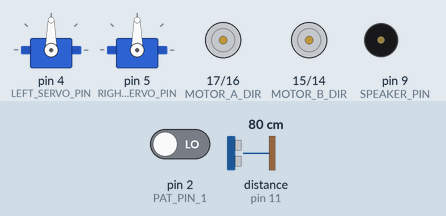
This sketch was run on a simulated Arduino Uno, built with avr-gcc and run on an emulated ATmega328P. Parts: 2 × servo, direction and speed pins drawn as motors (green arrow = direction pin HIGH = forward, orange = LOW = backward, longer = more drive), buzzer (waves = sounding). Wiring (inferred from the names in the program): ultrasonic range finder: trigger pin 12; echo pin 11. Inputs (shaded band) come from the test bench; at power-on: distance to the obstacle (sensor on pin 11) 80 cm, pin 2 (PAT_PIN_1) LOW. The echo pulse lasts 58.3 µs per cm; what the sketch prints to the serial monitor is not drawn.

Above: at 1.2 s.
1.3 s: distance to the obstacle (sensor on pin 11) set to 39 cm
3.5 s: distance to the obstacle (sensor on pin 11) set to 32 cm
At 8.1 s:
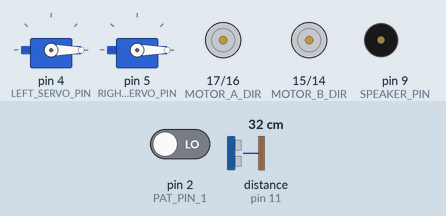
At 10.4 s:
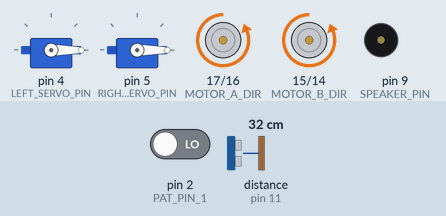
Timing chart, 0 to 20.0 s (numbered marks = the images above; inputs shaded):
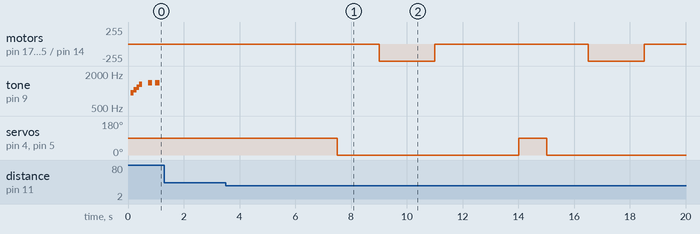

Measured:
- the behaviour switches between 37 and 36 cm on distance to the obstacle (sensor on pin 11) (found by bisection; images 0 and 1)
- after the input at 1.3 s, every drawn part: stays the same
- after the input at 3.5 s, motor on pin 17 (MOTOR_A_DIR) / pin 16 (MOTOR_A_PWM), motor on pin 15 (MOTOR_B_DIR) / pin 14 (MOTOR_B_PWM): alternates backward 255/255 for 2.0 s and stopped for 5.5 s, starting after 5.5 s; servo on pin 4 (LEFT_SERVO_PIN), servo on pin 5 (RIGHT_SERVO_PIN): 90° → 0° after 4.0 s, → 90° 6.5 s later, → 0° 1.0 s later
- by itself, tone on pin 9 (SPEAKER_PIN): plays 932 Hz for 0.10 s, 1046 Hz for 0.10 s, 1174 Hz for 0.10 s, 1318 Hz for 0.10 s, 1396 Hz for 0.15 s, 1396 Hz for 0.16 s

The sketch:

main.ino
```cpp
#include "ping.h"
#include "motors.h"
#include <Servo.h>
#include "ToneGeneration.h"
#include "PatRead.h"

#define BAUD_RATE 9600
#define FORWARD_SPEED 10
#define REVERSE_SPEED

//servo setup
#define LEFT_SERVO_HUG_POS 90
#define RIGHT_SERVO_HUG_POS 90
#define LEFT_SERVO_RELEASE_POS 0
#define RIGHT_SERVO_RELEASE_POS 0
#define LEFT_SERVO_PIN 4    //  D4, All digital write
#define RIGHT_SERVO_PIN 5   // D5

#define SPEAKER_PIN 9
#define PAT_PIN_1 2
#define PAT_PIN_2 3
#define HAPPY_LENGTH 9
#define L2 2


#define DRIVE_FWD_TIME 2000
#define HUG_TIME 1000
#define HUG_RELEASE_TIME 500
#define DRIVE_BACK_TIME 2000

#define PING_RECHECK_TIME 100

#define ECHO_PIN 11
#define TRIGGER_PIN 12


unsigned int happy[HAPPY_LENGTH][2]={
  {100, 45+15},
  {100, 47+15},
  {100, 49+15},
  {100, 51+15},
  {100, 53+15},
  {200, 0},
  {150, 54+15},
  {100, 0},
  {150, 54+15},
  };

unsigned int twoTone[L2][2]={
  {2, 47},
  {2, 47+8}
  };

Ping ping_sensor;
Servo leftServo;
Servo rightServo;
unsigned long int curTime;
bool stopMusic = true;

void setup() {
  Serial.begin(BAUD_RATE);
  // Motor Setup
  pinMode(MOTOR_B_DIR, OUTPUT);
  pinMode(MOTOR_B_PWM, OUTPUT);
  digitalWrite(MOTOR_B_DIR, LOW );
  digitalWrite(MOTOR_B_PWM, LOW );

  pinMode(MOTOR_A_DIR, OUTPUT);
  pinMode(MOTOR_A_PWM, OUTPUT);
  digitalWrite(MOTOR_A_DIR, LOW);
  digitalWrite(MOTOR_A_PWM, LOW);

  curTime = millis();

  ping_sensor.begin(TRIGGER_PIN, ECHO_PIN);
  // motorObj.motors(motorPwmPin, leftMotorDirPin, rightMotorDirPin);
  leftServo.attach(LEFT_SERVO_PIN); //digital pins
  rightServo.attach(RIGHT_SERVO_PIN);

  // Translate happy to frequencies
  for(int i = 0; i < HAPPY_LENGTH; i++){
      happy[i][1] = getPianoFreq(happy[i][1]);
    }
}

// 1 for move forward for 2 secs, hug, and back
// 2 for pat recieved, play sound and hug
static int state = 0;


void loop() {
  bool startPat = false;
  curTime = millis();

  // put your main code here, to run repeatedly
  if(wasPat(PAT_PIN_1, PAT_PIN_2)){
      Serial.println("Pat receieved.");
      stopMusic = false;
      startPat = true;
    }
  int index = makeTone(SPEAKER_PIN, happy, HAPPY_LENGTH, curTime, stopMusic);
  if(index == 0 && !startPat){
      stopMusic = true;
    }

  if(ping_sensor.distanceFilter()) {
    // Move forward
    motorForwardBack(1);
    delay(DRIVE_FWD_TIME);
    motorForwardBack(0);

    // Hug
    servo_hug();
    // Play audio clip
    delay(HUG_TIME);
    servo_release();
    delay(HUG_RELEASE_TIME);
    //return to original position
    motorForwardBack(-1);
    delay(DRIVE_BACK_TIME);
    motorForwardBack(0);
  }
 /*do pat sensor
  servo_hug();
    //PlayAudio
    delay(HUG_TIME);
    servo_release();
  }*/
}

void servo_hug(void) {
  leftServo.write(LEFT_SERVO_HUG_POS);
  rightServo.write(RIGHT_SERVO_HUG_POS);
}

void servo_release(void) {
  leftServo.write(LEFT_SERVO_RELEASE_POS);
  rightServo.write(RIGHT_SERVO_RELEASE_POS);
}
```

PatRead.cpp
```cpp
#include <Arduino.h>
#include "PatRead.h"

bool wasPat(unsigned int patPin1, unsigned int patPin2){
	static bool prevPat = false;
	bool curPat = (!digitalRead(patPin1) || !digitalRead(patPin2));
	if(curPat && !prevPat){
		prevPat = curPat;
		return true;
	}
	prevPat = curPat;
	return false;
}
```

PatRead.h
```cpp
// PatRead.h
// For the UCSC IEEE Hack-A-Bot 2018
// Created by Benjamin Swanson


// Defines


//Functions

// wasPat()
// Returns true if the bump sensor goes from not pat to pat.
bool wasPat(unsigned int patPin1, unsigned int patPin2);
```

ToneGeneration.c
```cpp
# include "ToneGeneration.h"

int makeTone(unsigned int speakerPin, unsigned int tones[][2], unsigned int tonesLength, unsigned long int curTime, boolean stopFlag){
  static unsigned long int curToneStartTime = 0;
  static unsigned long int curToneIndex = 0;

  // If duration has elapsed
  if(stopFlag){
    noTone(speakerPin);
    curToneIndex = 0;
    curToneStartTime = 0;
    return -1;
  }
  else if(curTime >= (curToneStartTime + tones[curToneIndex][0])){
      //Serial.print("hit\n");
      // Roll over curToneIndex
      curToneIndex += 1;
      if(curToneIndex >= tonesLength){
        curToneIndex = 0;
      }
      // Play next tone
      if(tones[curToneIndex][1] != 0){
        tone(speakerPin, tones[curToneIndex][1]);
      }else{
        noTone(speakerPin);
      }
      // Save time
      curToneStartTime = millis();
      return curToneIndex;
  }

  return -1;
}

unsigned int getPianoFreq(unsigned int key){
	double freq;

  if(key == 0){
    return 0;
  }

	freq = pow(2, ((double)key-49)/12);
	freq *= 440;
	return (unsigned int) freq;
}
```

ToneGeneration.cpp
```cpp
#include <Arduino.h>
# include "ToneGeneration.h"

int makeTone(unsigned int speakerPin, unsigned int tones[][2], unsigned int tonesLength, unsigned long int curTime, bool stopFlag){
  static unsigned long int curToneStartTime = 0;
  static unsigned long int curToneIndex = 0;

  // If duration has elapsed
  if(stopFlag){
    noTone(speakerPin);
    curToneIndex = 0;
    curToneStartTime = 0;
    return -1;
  }
  else if(curTime >= (curToneStartTime + tones[curToneIndex][0])){
      //Serial.print("hit\n");
      // Roll over curToneIndex
      curToneIndex += 1;
      if(curToneIndex >= tonesLength){
        curToneIndex = 0;
      }
      // Play next tone
      if(tones[curToneIndex][1] != 0){
        tone(speakerPin, tones[curToneIndex][1]);
      }else{
        noTone(speakerPin);
      }
      // Save time
      curToneStartTime = millis();
      return curToneIndex;
  }

  return -1;
}

unsigned int getPianoFreq(unsigned int key){
	double freq;

  if(key == 0){
    return 0;
  }

	freq = pow(2, ((double)key-49)/12);
	freq *= 440;
	return (unsigned int) freq;
}
```

ToneGeneration.h
```cpp
// ToneGeneration.h
// For the UCSC IEEE Hack-A-Bot 2018
// Created by Benjamin Swanson

// Defines


//Functions

// makeTone()
// Controls a speaker with an array of 2-D vectors that describe the
// duration and the frequency of a sequence of tones. tone[][0] is the durration
// in ms, tone[][1] is the frequency. This function should be run continuously.
// To stop the tone, set stopFlag to true.
// Returns the index of the tone it is playing when it changes, or -1 if the
// tone does not change.
int makeTone(unsigned int speakerPin, unsigned int tones[][2], unsigned int tonesLength, unsigned long int curTime, boolean stopFlag);

// getPianoFreq()
// Returns the piano tone of a key as a frequency.
unsigned int getPianoFreq(unsigned int key);
```

motors.cpp
```cpp
#include "motors.h"
#include <arduino.h>

static int motorState = 0;

// 1 for forward by one step, -1 backward for one step, 0 for stop, 2 left, 3 right
void motorForwardBack(int a){

  if (motorState != a){ //only if input state is different than current state, then update pins.
    //reason for this is if in the loop we call motorControl(1) repeatedly, motor library wont work. if constantly setting the pins in the loop, motor wont work.
    switch( a){

      case 1:{ // 1) Fast forward
        // always stop motors briefly before abrupt changes
        digitalWrite( MOTOR_B_DIR, LOW );
        digitalWrite( MOTOR_B_PWM, LOW );

        digitalWrite( MOTOR_A_DIR, LOW);
        digitalWrite( MOTOR_A_PWM, LOW);

        delay( DIR_DELAY );
        // set the motor speed and direction
        digitalWrite( MOTOR_B_DIR, HIGH ); // direction = forward
        analogWrite( MOTOR_B_PWM, 255 - PWM_FAST ); // PWM speed = fast

        digitalWrite(MOTOR_A_DIR, HIGH);
        analogWrite(MOTOR_A_PWM, 255 - PWM_FAST);
        motorState = 1;
      }
      break;

      case -1:{ // 5) Fast reverse

        // always stop motors briefly before abrupt changes
        digitalWrite( MOTOR_B_DIR, LOW );
        digitalWrite( MOTOR_B_PWM, LOW );

        digitalWrite( MOTOR_A_DIR, LOW);
        digitalWrite( MOTOR_A_PWM, LOW);
        delay( DIR_DELAY );
        // set the motor speed and direction
        digitalWrite( MOTOR_B_DIR, LOW ); // direction = reverse
        analogWrite( MOTOR_B_PWM, PWM_FAST ); // PWM speed = fast

        digitalWrite( MOTOR_A_DIR, LOW);
        analogWrite( MOTOR_A_PWM, PWM_FAST);
        motorState = -1;
      }
      break;

      default:  // default stops
      case 0:{ // 3) Soft stop (preferred)

        digitalWrite( MOTOR_B_DIR, LOW );
        digitalWrite( MOTOR_B_PWM, LOW );

        digitalWrite( MOTOR_A_DIR, LOW );
        digitalWrite( MOTOR_A_PWM, LOW );
        motorState = 0;
      }
      break;
    }
  }
}
```

motors.h
```cpp
#ifndef MOTORS_H
#define MOTORS_H

// wired connections
#define HG7881_B_IA 14 // D10 --> Motor B Input A --> MOTOR B +
#define HG7881_B_IB 15 // D11 --> Motor B Input B --> MOTOR B -

#define HG7881_A_IA 16
#define HG7881_A_IB 17

// functional connections
#define MOTOR_B_PWM HG7881_B_IA // Motor B PWM Speed
#define MOTOR_B_DIR HG7881_B_IB // Motor B Direction

#define MOTOR_A_PWM HG7881_A_IA // Motor A PWM Speed and Dir
#define MOTOR_A_DIR HG7881_A_IB

// the actual values for "fast" and "slow" depend on the motor
#define PWM_SLOW 50  // arbitrary slow speed PWM duty cycle
#define PWM_FAST 200 // arbitrary fast speed PWM duty cycle
#define DIR_DELAY 1000 // brief delay for abrupt motor changes

void motorForwardBack(int a);

#endif
```

ping.cpp
```cpp
// (licence header left out)
#include "Arduino.h"

// include this library's description file
#include "ping.h"

// include description files for other libraries used (if any)

// Public Methods //////////////////////////////////////////////////////////////
// Functions available in Wiring sketches, this library, and other libraries

void Ping::begin(int trigP, int echoP)
{
  // initialize this instance's variables
  trigPin = trigP;
  echoPin = echoP;

  // do whatever is required to initialize the library
  pinMode(echoPin, INPUT);
  pinMode(trigPin, OUTPUT);

  for(int i=0; i<NUM_IN_ROW; i++)
  {
    ringBuf[i] = false;
  }

  index = 0;
  ringTotal = 0;
}

int Ping::readDistance(void)
{
  long pulseLength;

  digitalWrite(trigPin, LOW);
  delayMicroseconds(2);
  digitalWrite(trigPin, HIGH);
  delayMicroseconds(10);
  digitalWrite(trigPin, LOW);

  pulseLength = pulseIn(echoPin, HIGH, PING_TIMEOUT_US);

  return (int)(pulseLength / HCSRO4_US_TO_CM_DIVISOR);
}

bool Ping::distanceFilter(void)
{
  int pingDistance = readDistance();

  if((pingDistance > TRUEDISTANCE) || pingDistance == 0)
  {
    if(ringBuf[index] == true)
    {
      ringTotal--;
    }

    ringBuf[index] = false;
  }
  else
  {
    if(ringBuf[index] == false)
    {
      ringTotal++;
    }

    ringBuf[index] = true;
  }

  index = (index + 1) % NUM_IN_ROW;

  if(ringTotal == NUM_IN_ROW)
  {
    return true;
  }
  else
  {
    return false;
  }
}

// Private Methods /////////////////////////////////////////////////////////////
// Functions only available to other functions in this library
```

ping.h
```cpp
// (licence header left out)
// ensure this library description is only included once
#ifndef PING_H
#define PING_H

#define PING_TIMEOUT_US 100000

#define HCSRO4_US_TO_CM_DIVISOR 58

#define TRUEDISTANCE 35
#define NUM_IN_ROW 3

// library interface description
class Ping
{
  // user-accessible "public" interface
  public:
    //Begin: Input trig pin, echo pin
    void begin(int, int);

    //readDistance: returns distance in cm
    int readDistance(void);

    //distanceFilter: Executes a ping, Returns TRUE if the last NUM_IN_ROW pings were within TRUEDISTANCE.
    bool distanceFilter(void);

  // library-accessible "private" interface
  private:
    int trigPin;
    int echoPin;
    bool ringBuf[NUM_IN_ROW];
    int index;
    int ringTotal;
};

#endif
```
